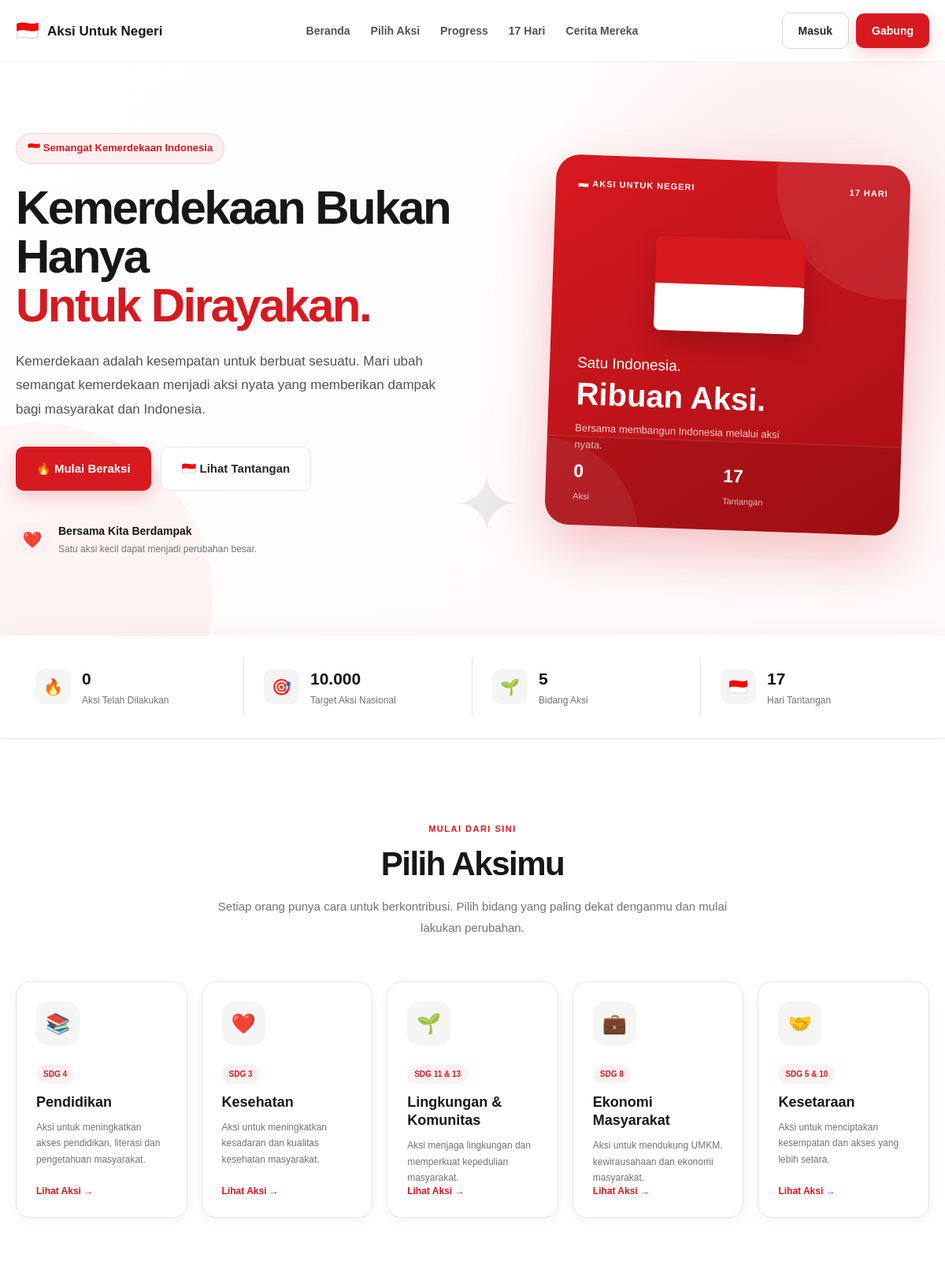
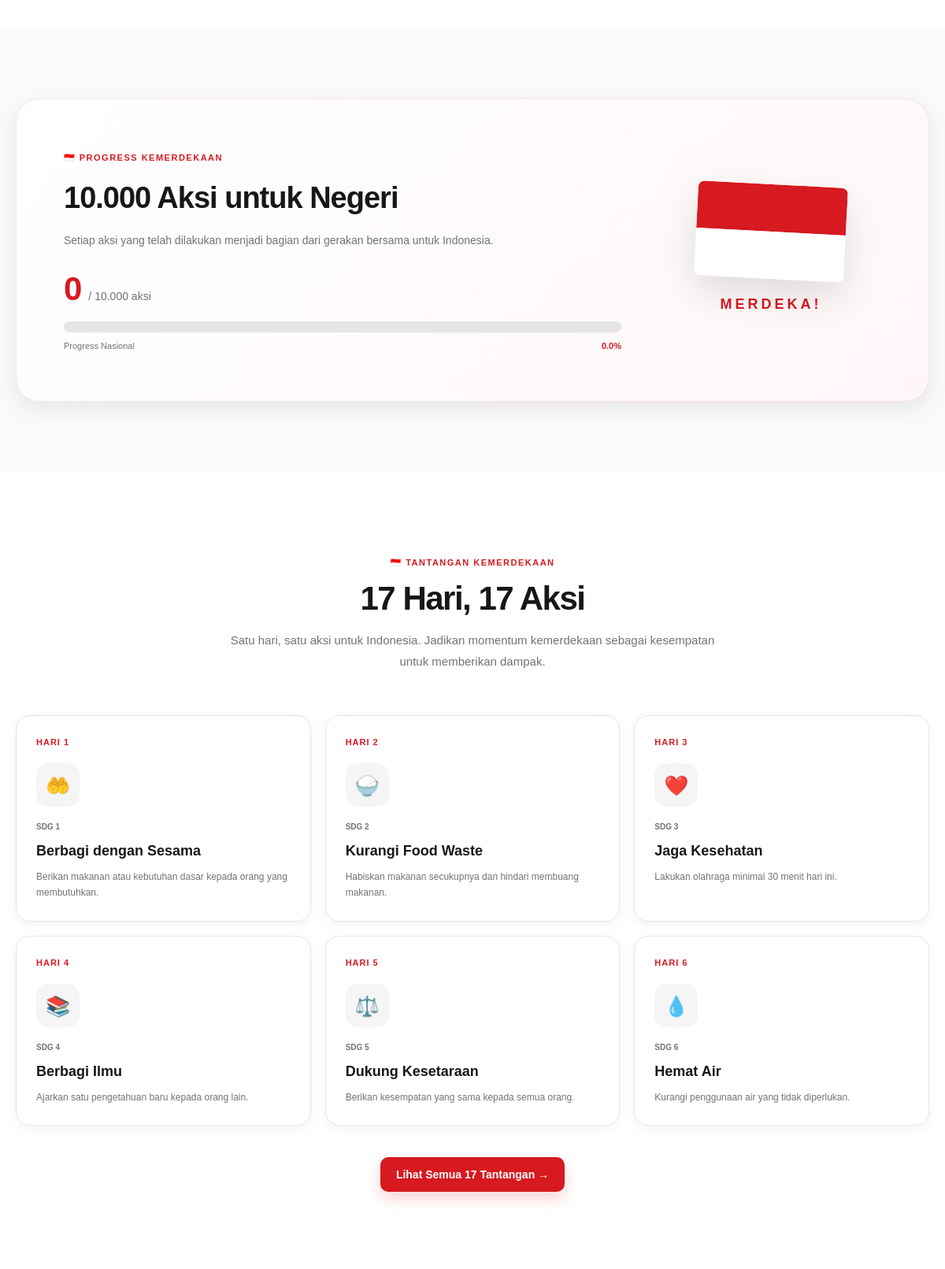
The page / (upper part) on the database its author committed (2 pictures, top to bottom).
### tables this page shows
CREATE TABLE `kategori` (
  `id` int NOT NULL,
  `nama_kategori` varchar(100) NOT NULL,
  `icon` varchar(50) DEFAULT NULL,
  `warna` varchar(20) DEFAULT NULL,
  `sdg` varchar(100) DEFAULT NULL,
  `deskripsi` text
);

CREATE TABLE `tantangan` (
  `id` int NOT NULL,
  `hari` int NOT NULL,
  `sdg_nomor` int NOT NULL,
  `judul` varchar(200) NOT NULL,
  `deskripsi` text NOT NULL,
  `icon` varchar(50) DEFAULT NULL
);

### index.php (the view, shortened to what this page needs)
<?php
require_once "config/database.php";
$queryAksi = mysqli_query(
    $conn,
    "SELECT COUNT(*) AS total FROM aksi_user WHERE status = 'disetujui'"
);
$dataAksi = mysqli_fetch_assoc($queryAksi);
$totalAksi = (int) $dataAksi['total'];
$targetAksi = 10000;
$progress = ($totalAksi / $targetAksi) * 100;
$totalAksiFormat = number_format($totalAksi, 0, ',', '.');
$queryKategori = mysqli_query(
    $conn,
    "SELECT * FROM kategori ORDER BY id ASC"
);
$queryTantangan = mysqli_query(
    $conn,
    "SELECT COUNT(*) AS total FROM tantangan"
);
$dataTantangan = mysqli_fetch_assoc($queryTantangan);
$totalTantangan = (int) $dataTantangan['total'];
?>
<!DOCTYPE html>
<html lang="id">
<head>
    <link
        rel="stylesheet"
        href="assets/css/style.css"
    >
</head>
<body>
<header class="navbar">
    <div class="container nav-container">
        <a href="index.php" class="logo">
            <span class="logo-icon">
                🇮🇩
            </span>
            <span>
                Aksi Untuk Negeri
            </span>
        </a>
        <nav class="nav-menu">
            <a href="#beranda">
                Beranda
            </a>
            <a href="#aksi">
                Pilih Aksi
            </a>
            <a href="#progress">
                Progress
            </a>
            <a href="#tantangan">
                17 Hari
            </a>
            <a href="#cerita">
                Cerita Mereka
            </a>
        </nav>
        <div class="nav-button">
            <a href="login.php" class="btn btn-outline">
                Masuk
            </a>
            <a href="register.php" class="btn btn-primary">
                Gabung
            </a>
        </div>
    </div>
</header>
<section id="beranda" class="hero">
    <div class="hero-decoration hero-decoration-one">
        🇮🇩
    </div>
    <div class="hero-decoration hero-decoration-two">
        ✦
    </div>
    <div class="container hero-container">
        <div class="hero-content">
            <div class="hero-badge">
                🇮🇩 Semangat Kemerdekaan Indonesia
            </div>
            <h1>
                Kemerdekaan Bukan Hanya
                <span>Untuk Dirayakan.</span>
            </h1>
            <p class="hero-description">
                Kemerdekaan adalah kesempatan untuk
                berbuat sesuatu. Mari ubah semangat
                kemerdekaan menjadi aksi nyata yang
                memberikan dampak bagi masyarakat
                dan Indonesia.
            </p>
            <div class="hero-buttons">
                <a
                    href="#aksi"
                    class="btn btn-primary btn-large"
                >
                    🔥 Mulai Beraksi
                </a>
                <a
                    href="#tantangan"
                    class="btn btn-light btn-large"
                >
                    🇮🇩 Lihat Tantangan
                </a>
            </div>
            <div class="hero-mini-stat">
                <div class="mini-stat-icon">
                    ❤️
                </div>
                <div>
                    <strong>
                        Bersama Kita Berdampak
                    </strong>
                    <p>
                        Satu aksi kecil dapat menjadi
                        perubahan besar.
                    </p>
                </div>
            </div>
        </div>
        <div class="hero-visual">
            <div class="hero-card">
                <div class="hero-card-top">
                    <span>
                        🇮🇩 AKSI UNTUK NEGERI
                    </span>
                    <span>
                        17 HARI
                    </span>
                </div>
                <div class="hero-flag">
                    <div class="flag-red"></div>
                    <div class="flag-white"></div>
                </div>
                <div class="hero-card-content">
                    <h3>
                        Satu Indonesia.
                    </h3>
                    <h2>
                        Ribuan Aksi.
                    </h2>
                    <p>
                        Bersama membangun Indonesia
                        melalui aksi nyata.
                    </p>
                </div>
                <div class="hero-card-bottom">
                    <div>
                        <strong>
                            <?= $totalAksiFormat ?>
                        </strong>
                        <span>
                            Aksi
                        </span>
                    </div>
                    <div>
                        <strong>
                            <?= $totalTantangan ?>
                        </strong>
                        <span>
                            Tantangan
                        </span>
                    </div>
                </div>
            </div>
        </div>
    </div>
</section>
<section class="stats-section">
    <div class="container stats-grid">
        <div class="stat-item">
            <span class="stat-icon">
                🔥
            </span>
            <div>
                <strong>
                    <?= $totalAksiFormat ?>
                </strong>
                <p>
                    Aksi Telah Dilakukan
                </p>
            </div>
        </div>
        <div class="stat-item">
            <span class="stat-icon">
                🎯
            </span>
            <div>
                <strong>
                    10.000
                </strong>
                <p>
                    Target Aksi Nasional
                </p>
            </div>
        </div>
        <div class="stat-item">
            <span class="stat-icon">
                🌱
            </span>
            <div>
                <strong>
                    5
                </strong>
                <p>
                    Bidang Aksi
                </p>
            </div>
        </div>
        <div class="stat-item">
            <span class="stat-icon">
                🇮🇩
            </span>
            <div>
                <strong>
                    17
                </strong>
                <p>
                    Hari Tantangan
                </p>
            </div>
        </div>
    </div>
</section>
<section id="aksi" class="section">
    <div class="container">
        <div class="section-heading">
            <span class="section-label">
                MULAI DARI SINI
            </span>
            <h2>
                Pilih Aksimu
            </h2>
            <p>
                Setiap orang punya cara untuk berkontribusi.
                Pilih bidang yang paling dekat denganmu
                dan mulai lakukan perubahan.
            </p>
        </div>
        <div class="category-grid">
            <?php while ($kategori = mysqli_fetch_assoc($queryKategori)): ?>
                <a
                    href="pages/aksi.php?kategori=<?= $kategori['id'] ?>"
                    class="category-card"
                >
                    <div class="category-icon">
                        <?= htmlspecialchars($kategori['icon']) ?>
                    </div>
                    <div class="category-content">
                        <span class="category-sdg">
                            <?= htmlspecialchars($kategori['sdg']) ?>
                        </span>
                        <h3>
                            <?= htmlspecialchars(
                                $kategori['nama_kategori']
                            ) ?>
                        </h3>
                        <p>
                            <?= htmlspecialchars(
                                $kategori['deskripsi']
                            ) ?>
                        </p>
                        <span class="category-link">
                            Lihat Aksi
                            →
                        </span>
                    </div>
                </a>
            <?php endwhile; ?>
        </div>
    </div>
</section>
<section
    id="progress"
    class="progress-section"
>
    <div class="container">
        <div class="progress-card">
            <div class="progress-content">
                <span class="section-label">
                    🇮🇩 PROGRESS KEMERDEKAAN
                </span>
                <h2>
                    10.000 Aksi untuk Negeri
                </h2>
                <p>
                    Setiap aksi yang telah dilakukan
                    menjadi bagian dari gerakan bersama
                    untuk Indonesia.
                </p>
                <div class="progress-number">
                    <strong>
                        <?= $totalAksiFormat ?>
                    </strong>
                    <span>
                        / 10.000 aksi
                    </span>
                </div>
                <div class="progress-bar">
                </div>
                <div class="progress-info">
                    <span>
                        Progress Nasional
                    </span>
                    <strong>
                        <?= number_format($progress, 1) ?>%
                    </strong>
                </div>
            </div>
            <div class="progress-flag">
                <div class="big-flag">
                    <div class="big-red"></div>
                    <div class="big-white"></div>
                </div>
                <span>
                    MERDEKA!
                </span>
            </div>
        </div>
    </div>
</section>
<section
    id="tantangan"
    class="section challenge-section"
>
    <div class="container">
        <div class="section-heading">
            <span class="section-label">
                🇮🇩 TANTANGAN KEMERDEKAAN
            </span>
            <h2>
                17 Hari, 17 Aksi
            </h2>
            <p>
                Satu hari, satu aksi untuk Indonesia.
                Jadikan momentum kemerdekaan sebagai
                kesempatan untuk memberikan dampak.
            </p>
        </div>
        <div class="challenge-preview">
            <?php
            $queryPreview = mysqli_query(
                $conn,
                "SELECT * FROM tantangan
                 ORDER BY hari ASC
                 LIMIT 6"
            );
            ?>
            <?php while ($tantangan = mysqli_fetch_assoc($queryPreview)): ?>
                <div class="challenge-card">
                    <div class="challenge-day">
                        Hari
                        <?= $tantangan['hari'] ?>
                    </div>
                    <div class="challenge-icon">
                        <?= htmlspecialchars(
                            $tantangan['icon']
                        ) ?>
                    </div>
                    <span class="challenge-sdg">
                        SDG
                        <?= $tantangan['sdg_nomor'] ?>
                    </span>
                    <h3>
                        <?= htmlspecialchars(
                            $tantangan['judul']
                        ) ?>
                    </h3>
                    <p>
                        <?= htmlspecialchars(
                            $tantangan['deskripsi']
                        ) ?>
                    </p>
                </div>
            <?php endwhile; ?>
        </div>
        <div class="center-button">
            <a
                href="pages/tantangan.php"
                class="btn btn-primary"
            >
                Lihat Semua 17 Tantangan →
            </a>
        </div>
    </div>
</section>
</body>
</html>

### rows shown on the page
kategori: icon "📚", sdg "SDG 4", nama_kategori "Pendidikan", deskripsi "Aksi untuk meningkatkan akses pendidikan, literasi dan pengetahuan masyarakat."
kategori: icon "❤️", sdg "SDG 3", nama_kategori "Kesehatan", deskripsi "Aksi untuk meningkatkan kesadaran dan kualitas kesehatan masyarakat."
kategori: icon "🌱", sdg "SDG 11 & 13", nama_kategori "Lingkungan & Komunitas", deskripsi "Aksi menjaga lingkungan dan memperkuat kepedulian masyarakat."
kategori: icon "💼", sdg "SDG 8", nama_kategori "Ekonomi Masyarakat", deskripsi "Aksi untuk mendukung UMKM, kewirausahaan dan ekonomi masyarakat."
kategori: icon "🤝", sdg "SDG 5 & 10", nama_kategori "Kesetaraan", deskripsi "Aksi untuk menciptakan kesempatan dan akses yang lebih setara."
tantangan: hari "1", icon "🤲", sdg_nomor "1", judul "Berbagi dengan Sesama", deskripsi "Berikan makanan atau kebutuhan dasar kepada orang yang membutuhkan."
tantangan: hari "2", icon "🍚", sdg_nomor "2", judul "Kurangi Food Waste", deskripsi "Habiskan makanan secukupnya dan hindari membuang makanan."
tantangan: hari "3", icon "❤️", sdg_nomor "3", judul "Jaga Kesehatan", deskripsi "Lakukan olahraga minimal 30 menit hari ini."
tantangan: hari "4", icon "📚", sdg_nomor "4", judul "Berbagi Ilmu", deskripsi "Ajarkan satu pengetahuan baru kepada orang lain."
tantangan: hari "5", icon "⚖️", sdg_nomor "5", judul "Dukung Kesetaraan", deskripsi "Berikan kesempatan yang sama kepada semua orang."
tantangan: hari "6", icon "💧", sdg_nomor "6", judul "Hemat Air", deskripsi "Kurangi penggunaan air yang tidak diperlukan."

### other values the page prints
$totalAksiFormat "0"
$totalTantangan "17"
$progress "0.0"
